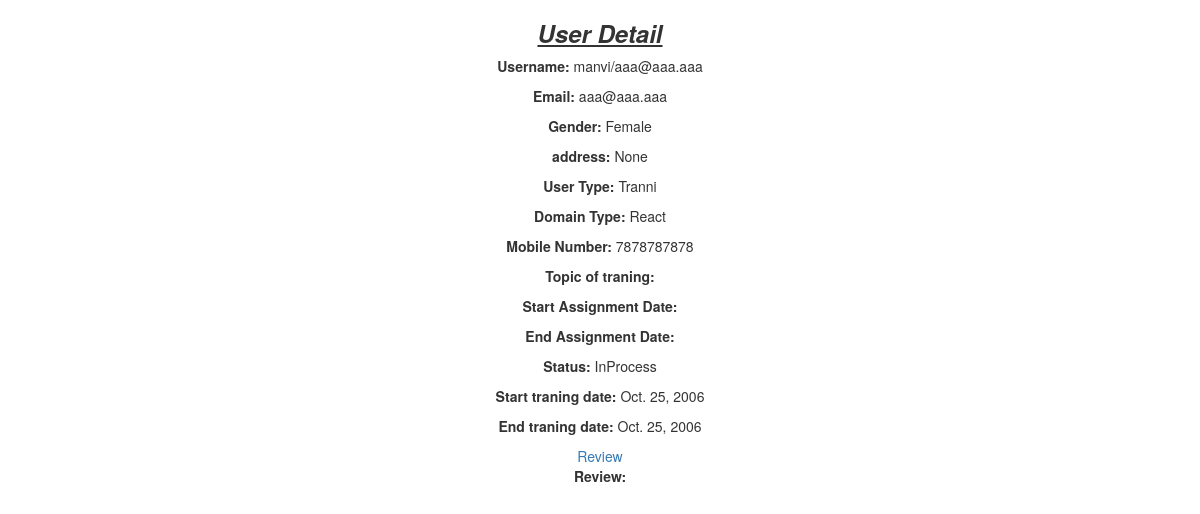
Screenshot of /detail/3/ with the database file from the repository.
### core/models.py (models this page shows, shortened)
class User(AbstractUser):
    mobile_number = models.CharField(
        max_length=40, unique=True, blank=False, null=False, db_index=True
    )
    address = models.CharField(max_length=255, blank=True, null=True)
    field_type = models.CharField(choices=STATE_CHOICE, max_length=50)
    User_type = models.CharField(choices=STATE_CHOICE2, max_length=50)
    assigned_client = models.CharField(max_length=100)
    DOB = models.DateField(null=True,blank=True)
    gender = models.CharField(choices=STATE_CHOICE1, max_length=50)
    def __str__(self):
        return f"{self.first_name}/{self.email}"

class Traning(models.Model):
    user = models.ForeignKey(User,on_delete=models.CASCADE)
    status = models.CharField(choices=STATE_CHOICE3, max_length=50)
    Start_traning_date = models.DateField(auto_now=False, auto_now_add=False)
    End_traning_date = models.DateField(auto_now=False, auto_now_add=False)
    discription = models.TextField(max_length=500,null=True ,blank=True)

### core/views.py (the view)
# urls.py: path('detail/<int:pk>/',UserDetailView.as_view(),name='user-detail'),
class UserDetailView(View):
    def get(self,request,*args,**kwargs):
        if request.method == "GET":
            user_id=kwargs.get('pk')
            user = User.objects.filter(pk=user_id).last()
            assignment= Assignment.objects.filter(user_id=user_id).last()
            traning = Traning.objects.filter(user_id=user_id).last()
            review = Review.objects.filter(user_id=user_id).last()
            return render(request, 'core/user_detail_page.html', {'user':user,'assignment':assignment,'traning':traning,'review':review})

### core/templates/core/user_detail_page.html
{% extends 'core/base.html' %}
{%load static %}
{% block content %}
<body>
	<center>
<h3><b><i><u>User Detail</u></i></b></h3>
<p><b>Username:</b> {{user}}</p>
<p><b>Email: </b>{{user.email}}</p>
<p><b>Gender:</b> {{user.gender}}</p>
<p><b>address: </b>{{user.address}}</p>
<p><b>User Type: </b> {{user.User_type}}</p>
<p><b>Domain Type:</b> {{user.field_type}}</p>
<p><b>Mobile Number: </b>{{user.mobile_number}}</p>
<p><b>Topic of traning: </b> {{assignment.Topic_of_assignment}}</p>
<p><b>Start Assignment Date:</b> {{assignment.Start_traning_date}}</p>
<p><b>End Assignment Date:</b> {{assignment.End_traning_date}}</p>
<p><b>Status: </b>{{traning.status}}</p>
<p><b>Start traning date: </b> {{traning.Start_traning_date}}</p>
<p><b>End traning date:</b> {{traning.End_traning_date}}</p>
<a href="{% url 'core:review' %}">Review</a>
<p><b>Review: </b>{{review.review}}</p>
</center>
</body>
{% endblock %}

### rows the page displays
User: first_name+email "manvi/aaa@aaa.aaa", email "aaa@aaa.aaa", gender "Female", address "None", User_type "Tranni", field_type "React", mobile_number "7878787878"
Traning: status "InProcess", Start_traning_date "Oct. 25, 2006", End_traning_date "Oct. 25, 2006"
